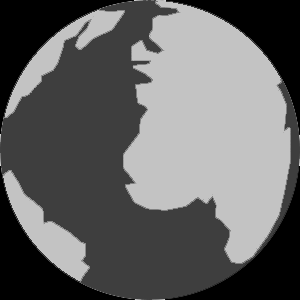
%> input picture 02_Pedro_Zeola/Estudo_02_arquivos/earth1.tif, 300 x 300 px
$ octave a02_03.m   (GNU Octave 9; MATLAB toolbox functions it lacks are replaced by stand-ins)
%> lines starting %> are read from the running program, lines starting %| are printed output that depends on the picture
%a02_03 [script]

clear all; close all; clc

e1 = imread('earth1.tif');
%> e1 is the input picture: size 300x300 uint8; min 0, max 213, mean 100.5
e2 = imread('earth2.tif');
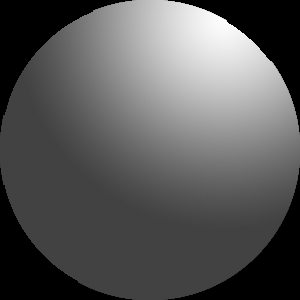
%> input picture 02_Pedro_Zeola/Estudo_02_arquivos/earth2.tif, 300 x 300 px
%> e2 is the input picture: size 300x300 uint8; min 0, max 254, mean 87.9

figure
imshow(e1), title('e1')
figure
imshow(e2), title('e2')

% Quero usar e2 para 'ponderar' e1
e1d = double(e1); %original
e2d = im2double(e2); %[0...1] sem ajuste de contraste

e3d = immultiply(e1d,e2d);
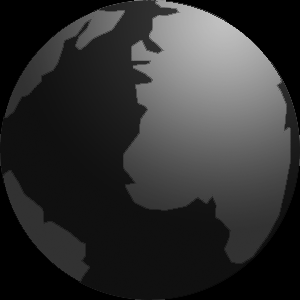
%> e3d: size 300x300 double; min 0, max 194.2, mean 48.9
e3d = uint8(e3d);
%> e3d: size 300x300 uint8
figure
imshow(e3d), title('e3d')
